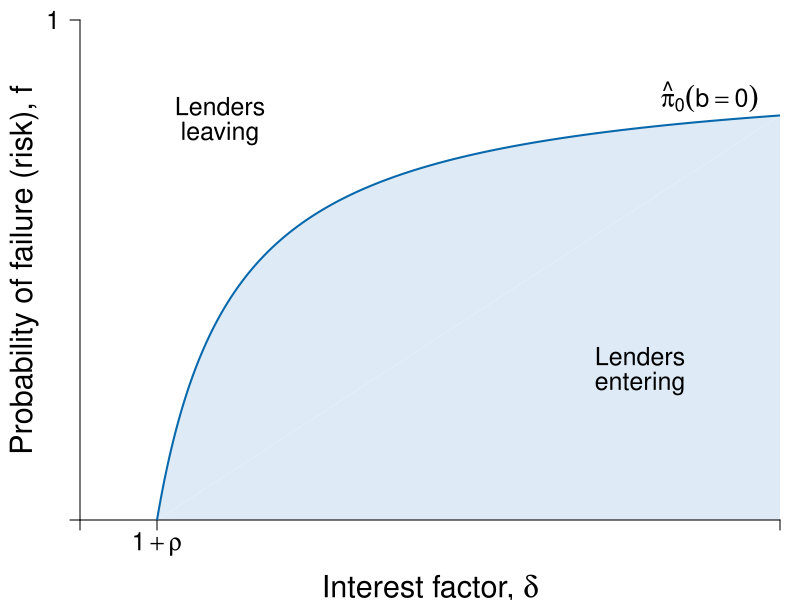

Generate this figure with R:
#' Graph Designer: Scott Cohn
#' Authors: Bowles and Halliday
#' Title: Coordination, Conflict and Competition: A Text in Microeconomics

library(shape)
pdf(file = "credit/credit_profit_unlimited.pdf", width = 8, height = 6)

#Set parameters for graphics
pointsize <- 1.8
axislabelsize <- 1.8
labelsize <- 1.5
namesize <- 1.8
annotatesize <- 1.5
graphlinewidth <- 2
segmentlinewidth <- 1.5

COL <- c("#7fc97f", "#beaed4", "#fdc086", "#ffff99", "#386cb0", "#f0027f", "#bf5b17", "#666666")
COLA <- c("#e0f3db", "#99d8c9","#66c2a4","#41ae76", "#238b45", "#005824")
COLB <- c("#c6dbef", "#4eb3d3", "#2b8cbe", "#0868ac","#084081")
COLC <- c("#fcfbfd", "#efedf5", "#dadaeb", "#bcbddc", "#9e9ac8", "#807dba", "#6a51a3", "#54278f", "#3f007d")
grays <- gray.colors(25, start = 1, end = 0, alpha = 1)

#Edited the margins to cater for the larger LHS labels
par(mar =  c(4, 4, 1, 1))

brfFn <- function(delta, q = 1, k = 1) {
  .5 + (delta / (2 * q)) * (1 - k)
}

PCFn <- function(delta, q = 1) {
  delta/q
}

isoprofitFn <- function(delta, rho = 0.1, b = 0.5) {
  1 - ((1 + rho)/(1 - b))*(1/delta)
}

yFn <- function(d1, f1, q = 1){
  q*f1*(1 - f1) - d1*(1 - f1)
}

ylow <- function(delta, q = 1, ybar = 0.0625){
  (-sqrt(delta^2 - 2*delta*q + q^2 - 4*q*ybar) + delta + q)/(2*q)
}

yhigh <- function(delta, q = 1, ybar = 0.0625){
  (sqrt(delta^2 - 2*delta*q + q^2 - 4*q*ybar) + delta + q)/(2*q)
}

xlims <- c(0, 10)
ylims <- c(0, 1.1)

npts <- 501 
d1 <- seq(xlims[1], xlims[2], length.out = npts)
f1 <- seq(ylims[1], ylims[2], length.out = npts) 
a <- c(0.0625)

plot(0, 0, xlim = xlims, ylim = ylims, type = "n",
     xlab = expression(paste("")),
     ylab = expression(paste("")), 
     xaxt = "n", 
     yaxt = "n", 
     cex.lab = axislabelsize, 
     bty = "n",
     xaxs = "i", 
     yaxs = "i"
)


# ticksy <- c(ylims[1], 0.5, ylims[2] - 0.1)
# ylabels <- c(NA, expression(paste(f == frac(1,2))), 1)
ticksy <- c(ylims[1], ylims[2])
ylabels <- c(NA, 1)
ticksx <- c(xlims[1], (1 + 0.1)/(1 - 0),  xlims[2])
xlabels <- c(NA, expression(paste(1 + rho)), NA)

#text((1 + 0.1)/(1 - 0.5), - 0.09, expression(paste(frac(1 + rho, 1 - b))), xpd = TRUE, cex = labelsize) 


npts <- 503 
xx1 <- seq(xlims[1], xlims[2], length.out = npts)


# Polygon
COLD <- c("#deebf7", "#9ecae1")
xpoly <- seq(from = (1 + 0.1)/(1 - 0), to = xlims[2], length.out = 500)
ypoly <- isoprofitFn(xpoly, b = 0)
polygon(x = xpoly, y = ypoly, col = COLD[1], density = NULL, border = NA)

xpoly1 <- c((1 + 0.1)/(1 - 0), xlims[2], xlims[2])
ypoly1 <- c(0, 0, isoprofitFn(xlims[2], b = 0))
polygon(x = xpoly1, y = ypoly1, col = COLD[1], density = NULL, border = NA)

# xpoly2 <- seq(from = (1 + 0.1)/(1 - 0.5), to = xlims[2], length.out = 500)
# ypoly2 <- isoprofitFn(xpoly2, b = 0.5)
# polygon(x = xpoly2, y = ypoly2, col = COLD[2], density = NULL, border = NA)
# 
# xpoly3 <- c((1 + 0.1)/(1 - 0.5), xlims[2], xlims[2])
# ypoly3 <- c(0, 0, isoprofitFn(xlims[2], b = 0.5))
# polygon(x = xpoly3, y = ypoly3, col = COLD[2], density = NULL, border = NA)

#segments(0.25, 0, xlims[2], isoprofitFn(xlims[2], b = 0.5), col = COLD[2])

axis(1, at = ticksx, pos = 0, labels = xlabels, cex.axis = labelsize)
axis(2, at = ticksy, pos = 0, labels = ylabels, las = 1, cex.axis = labelsize)


#Draw the graphs
# lines(xx1, brfFn(xx1, k = 0.28), col = COLA[4], lwd = graphlinewidth)
# lines(xx1, brfFn(xx1, k = 0.5), col = COLA[4], lwd = graphlinewidth)
# lines(xx1, brfFn(xx1, k = 0.75), col = COLA[4], lwd = graphlinewidth)
#lines(xx1, isoprofitFn(xx1), col = COLB[4], lwd = graphlinewidth)
lines(xx1, isoprofitFn(xx1, b = 0), col = COLB[4], lwd = graphlinewidth)
#lines(xx1, isoprofitFn(xx1, pi = 0.5), col = COLB[4], lwd = graphlinewidth)


#Axis labels
#mtext(expression(paste("Interest factor, ", delta)), side = 1, line = 3.3, cex = axislabelsize)
text(0.5*(xlims[2]), - 0.13 , expression(paste("Interest factor, ", delta)), xpd = TRUE, cex = axislabelsize) 
text(-0.8, 0.5*(ylims[2]), expression(paste("Probability of failure (risk), ", f)), xpd = TRUE, cex = axislabelsize, srt = 90) 

#segments(0.39, -1, 0.39, brfFn(0.39, k = 0.75), lty = 2, col = grays[20] , lwd = segmentlinewidth)
#points(0.39, brfFn(0.39, k = 0.75), pch = 16, col = "black", cex = 1.5)
#text(0.39 + 0.025, brfFn(0.39, k = 0.75) - 0.03, expression(paste(b)), cex = labelsize)

#segments(1, -1, 1, brfFn(delta = 1, k = 0.5), lty = 2, col = grays[20] , lwd = segmentlinewidth)
#points(1, brfFn(1, k = 0.5), pch = 16, col = "black", cex = 1.5)
# text(1, brfFn(1, k = 0.5) + 0.04, expression(paste(n)), cex = labelsize)

#segments(.59, -1, 0.59, brfFn(delta = 0.59, k = 0.75), lty = 2, col = grays[20] , lwd = segmentlinewidth)
#points(0.59, brfFn(0.59, k = 0.75), pch = 16, col = "black", cex = 1.5)
#text(0.59 + 0.025, brfFn(0.59, k = 0.75) - 0.03, expression(paste(a)), cex = labelsize)

#segments(.7, -1, 0.7, brfFn(delta = 0.7, k = 0.28), lty = 2, col = grays[20] , lwd = segmentlinewidth)
#points(0.7, brfFn(0.7, k = 0.28), pch = 16, col = "black", cex = 1.5)

# ZPC
# text(1.35, 0.925, expression(paste(hat(pi)[0]^{t==0} == 1 + rho[0])), cex = labelsize, xpd = TRUE)
# text(1.35, 0.75, expression(paste(hat(pi)[0]^{t==1} == 1 + rho[1])), cex = labelsize, xpd = TRUE)

text(9, 0.93, expression(paste(hat(pi)[0]({b==0}) )), cex = labelsize, xpd = TRUE)
#text(9, 0.68, expression(paste(hat(pi)[1]({b==0.5}) )), cex = labelsize, xpd = TRUE)


# text(1.1, 1.08, expression(paste("BRF of previously excluded")), cex = labelsize, xpd = TRUE)
# text(1.1, 1.02, expression(paste("now marginal borrower")), cex = labelsize, xpd = TRUE)
# Arrows(1.1, 0.98, 1.1, 0.92, col = "black", lty = 1, lwd = 2, arr.type = "triangle", arr.lwd = 0.5)
# 
# text(1.1, 0.5, expression(paste("BRF of")), cex = labelsize)
# text(1.1, 0.44, expression(paste("wealthy borrower")), cex = labelsize)
# Arrows(1.1, 0.53, 1.1, 0.6, col = "black", lty = 1, lwd = 2, arr.type = "triangle", arr.lwd = 0.5)
# 
# 
# text(0.6, 0.91, expression(paste("BRF of previously")), cex = labelsize)
# text(0.6, 0.85, expression(paste("marginal borrower")), cex = labelsize)
# Arrows(0.6, 0.82, 0.6, 0.68, col = "black", lty = 1, lwd = 2, arr.type = "triangle", arr.lwd = 0.5)

#text(0.49, 0.15, expression(paste("Policy")), cex = labelsize)
#text(0.49, 0.09, expression(paste("Change")), cex = labelsize)

# text(4.7, 0.7, expression(paste("Barriers")), cex = labelsize)
# text(4.7, 0.65, expression(paste("decrease")), cex = labelsize)
# text(4.6, 0.7, expression(paste("Lower")), cex = labelsize)
# text(4.6, 0.65, expression(paste("barriers")), cex = labelsize)
# 
# Arrows(5.5, 0.62, 3.2, 0.62, col = "black", lty = 1, lwd = 2, arr.type = "triangle", arr.lwd = 0.5)


#Labels for lenders entering and leaving
text(2, 0.91, expression(paste("Lenders")), cex = labelsize)
text(2, 0.85, expression(paste("leaving")), cex = labelsize)

text(8, 0.36, expression(paste("Lenders")), cex = labelsize)
text(8, 0.3, expression(paste("entering")), cex = labelsize)


dev.off()
